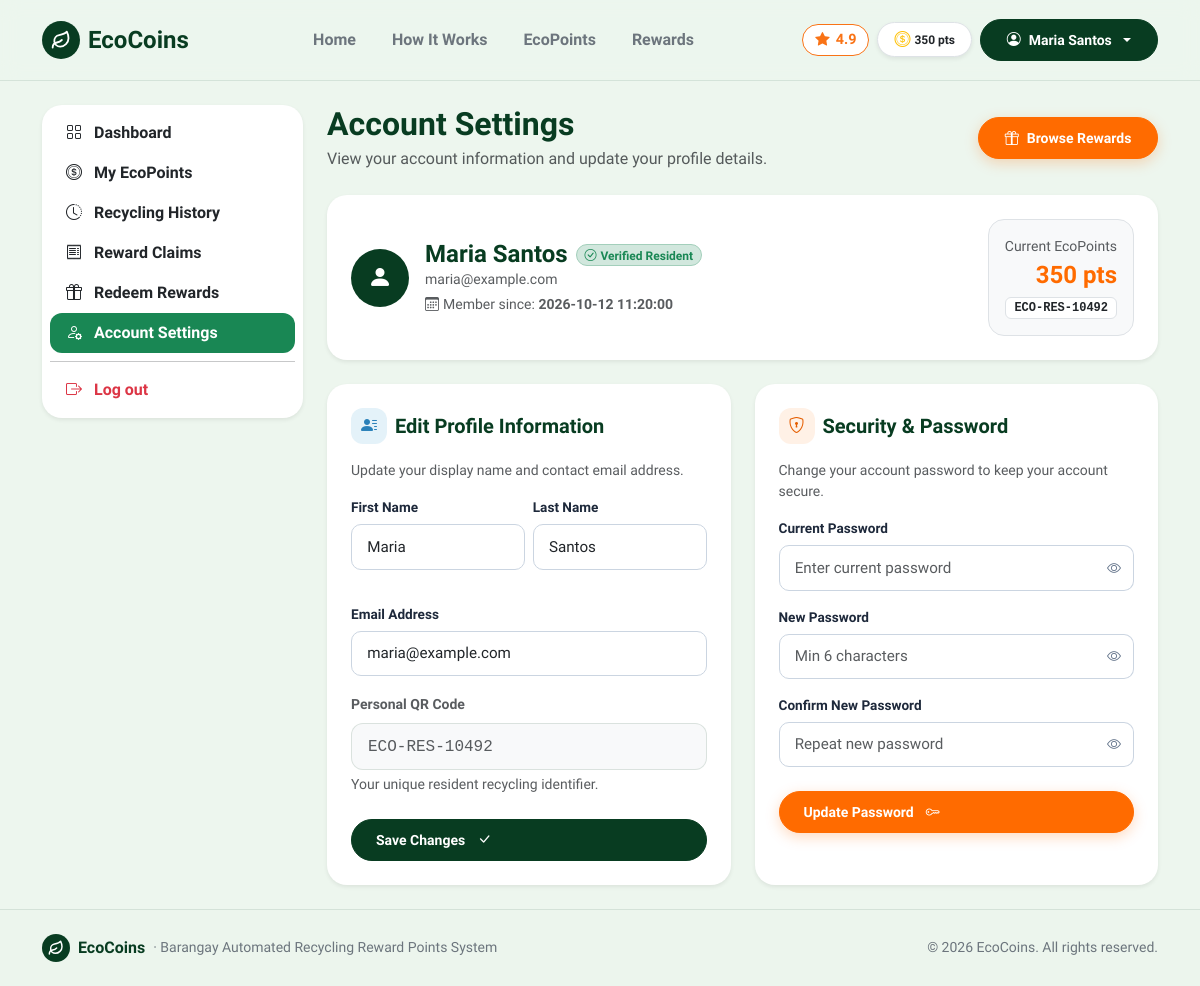
The page /account (signed in) on the database as committed earlier.
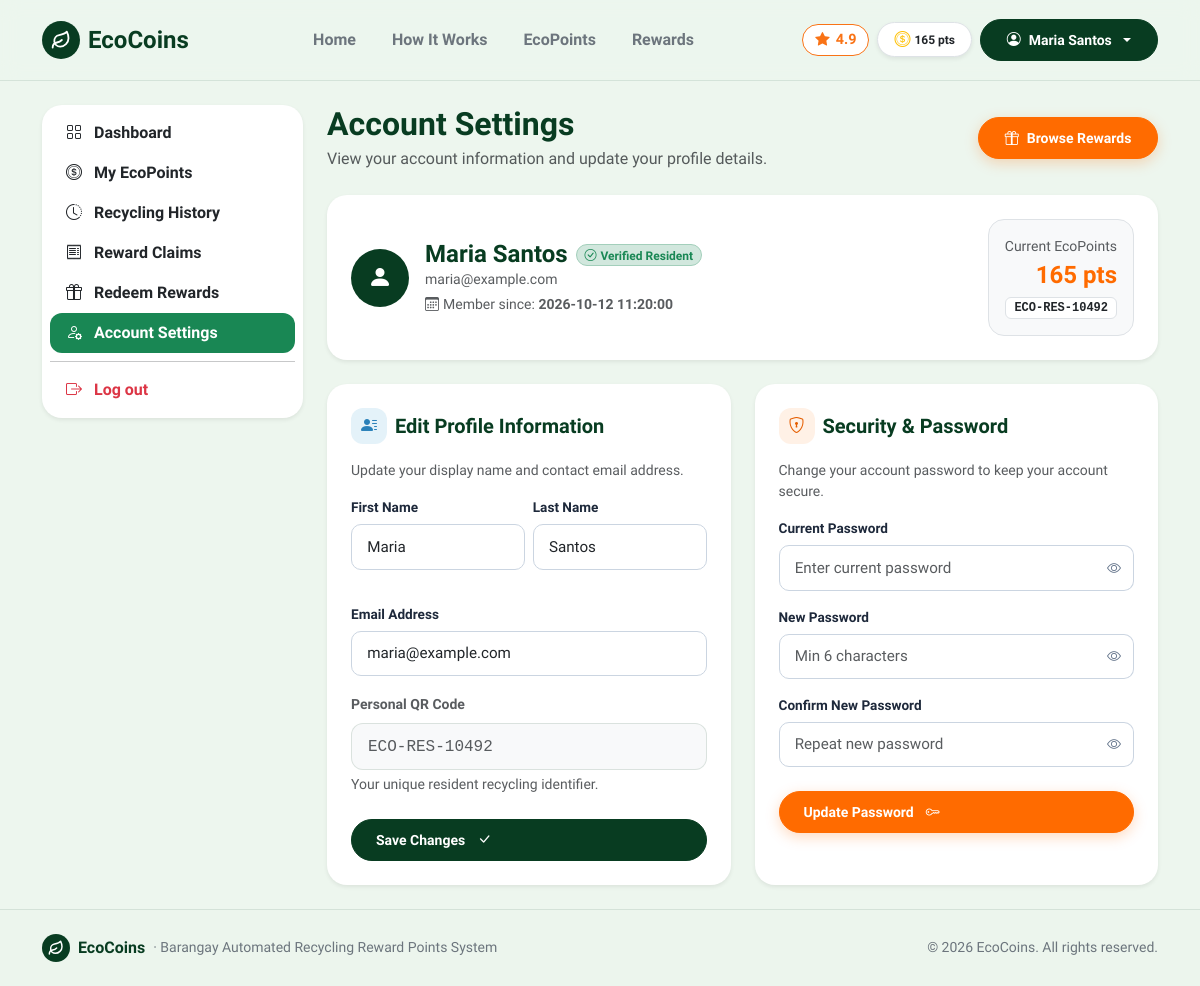
The same page on the database as committed later.
### tables this page shows
CREATE TABLE users (
    id INTEGER PRIMARY KEY AUTOINCREMENT,
    full_name TEXT NOT NULL,
    email TEXT NOT NULL UNIQUE,
    password TEXT NOT NULL,
    role TEXT DEFAULT 'resident',
    qr_code TEXT NOT NULL UNIQUE,
    points INTEGER DEFAULT 0,
    created_at TEXT
, status TEXT DEFAULT 'active', station_name TEXT DEFAULT 'Barangay Pinagkawitan, Lipa City', claim_timeout_until TEXT DEFAULT NULL, cancel_count INTEGER DEFAULT 0);

### route.py (the view, shortened to what this page needs)
    @app.route('/account', methods=['GET', 'POST'])
    def account():
        user = get_current_user()
        if not user:
            return redirect(url_for('login'))
        feedback = session.pop('feedback', None)
        feedback_type = session.pop('feedback_type', 'success')
        feedback_field = session.pop('feedback_field', None)
        return render_template(
            'account.html',
            active_page='account',
            user=user,
            feedback=feedback,
            feedback_type=feedback_type,
            feedback_field=feedback_field
        )

### app.py (called while the page is built)
@app.context_processor
def inject_user():
    return {'current_user': get_current_user()}

### db.py (called while the page is built)
def get_db():
    conn = sqlite3.connect(DB_PATH)
    conn.row_factory = sqlite3.Row
    return conn

def get_current_user():
    user_id = session.get('user_id')
    if not user_id:
        return None
    conn = get_db()
    cur = conn.cursor()
    row = cur.execute("SELECT * FROM users WHERE id = ?", (user_id,)).fetchone()
    conn.close()
    return dict(row) if row else None

### templates/account.html (shortened to what the changed rows need)
{% extends 'base.html' %}
{% block content %}
<main class="py-4">
  <div class="container">
    <div class="row g-4">
      <div class="{% if current_user.role == 'resident' %}col-lg-9{% else %}col-lg-10 mx-auto{% endif %}">
        <div class="d-flex justify-content-between align-items-center mb-4 flex-wrap gap-2">
          <div>
            <h2 class="fw-bold mb-1" style="color: var(--eco-forest);">Account Settings</h2>
          </div>
        </div>
        <div class="card border-0 shadow-sm p-4 mb-4 bg-white">
          <div class="d-flex flex-column flex-sm-row align-items-sm-center justify-content-between gap-3">
            <div class="d-flex align-items-center gap-3">
              <div>
                <div class="d-flex align-items-center gap-2 flex-wrap">
                  <h4 class="fw-bold mb-0" style="color: var(--eco-forest);">{{ current_user.full_name }}</h4>
                  {% if current_user.role == 'admin' %}
                    <span class="badge bg-danger-subtle text-danger border border-danger-subtle px-2.5 py-1 rounded-pill small fw-semibold">
                      <i class="bi bi-shield-lock me-1"></i>Administrator
                    </span>
                  {% elif current_user.role == 'staff' %}
                    <span class="badge bg-warning-subtle text-dark border border-warning-subtle px-2.5 py-1 rounded-pill small fw-semibold">
                      <i class="bi bi-person-badge me-1"></i>Staff Operator
                    </span>
                  {% else %}
                    <span class="badge bg-success-subtle text-success border border-success-subtle px-2.5 py-1 rounded-pill small fw-semibold">
                      <i class="bi bi-check-circle me-1"></i>Verified Resident
                    </span>
                  {% endif %}
                </div>
                <div class="text-muted small">{{ current_user.email }}</div>
                <div class="small text-muted mt-1">
                  <i class="bi bi-calendar3 me-1"></i>Member since: <strong>{{ current_user.created_at }}</strong>
                </div>
              </div>
            </div>
            {% if current_user.role == 'resident' %}
              <div class="text-sm-end bg-light p-3 rounded-4 border">
                <div class="text-muted small">Current EcoPoints</div>
                <div class="fs-4 fw-bold text-accent">{{ "{:,}".format(current_user.points) }} pts</div>
                <span class="badge bg-white text-dark border px-2 py-1 font-monospace small mt-1">
                  {{ current_user.qr_code }}
                </span>
              </div>
            {% elif current_user.role == 'staff' %}
              <div class="text-sm-end bg-light p-3 rounded-4 border">
                <div class="text-muted small">Staff Identifier</div>
                <div class="fw-bold font-monospace text-dark">{{ current_user.qr_code }}</div>
                <div class="small text-muted mt-1">Barangay Collection Hub</div>
              </div>
            {% endif %}
          </div>
        </div>
        <div class="row g-4">
          <div class="col-md-6">
            <div class="card border-0 shadow-sm p-4 h-100 bg-white">
              <form action="{{ url_for('account') }}" method="POST" id="updateProfileForm" novalidate>
                <div class="row g-2 mb-3">
                  <div class="col-12 col-sm-6">
                    <div class="messenger-field-group {% if feedback and feedback_type == 'danger' and feedback_field == 'first_name' %}has-error{% endif %}" id="profileFnGroup">
                      <label class="form-label" for="profileFnInput">First Name</label>
                      <input type="text" name="first_name" id="profileFnInput" class="form-control " value="{{ current_user.full_name.split(' ', 1)[0] if current_user.full_name else '' }}" autocomplete="given-name">
                    </div>
                  </div>
                  <div class="col-12 col-sm-6">
                    <div class="messenger-field-group {% if feedback and feedback_type == 'danger' and feedback_field == 'last_name' %}has-error{% endif %}" id="profileLnGroup">
                      <label class="form-label" for="profileLnInput">Last Name</label>
                      <input type="text" name="last_name" id="profileLnInput" class="form-control " value="{{ current_user.full_name.split(' ', 1)[1] if current_user.full_name and ' ' in current_user.full_name else '' }}" autocomplete="family-name">
                    </div>
                  </div>
                </div>
                <div class="messenger-field-group mb-3 {% if feedback and feedback_type == 'danger' and feedback_field == 'email' %}has-error{% endif %}" id="profileEmailGroup">
                  <label class="form-label" for="profileEmailInput">Email Address</label>
                  <input type="email" name="email" id="profileEmailInput" class="form-control " value="{{ current_user.email }}" autocomplete="email">
                </div>
                {% if current_user.role == 'resident' %}
                  <div class="mb-3">
                    <label class="form-label small fw-semibold text-muted">Personal QR Code</label>
                    <input type="text" class="form-control bg-light font-monospace text-muted" value="{{ current_user.qr_code }}" readonly>
                    <div class="form-text small">Your unique resident recycling identifier.</div>
                  </div>
                {% endif %}
              </form>
            </div>
          </div>
        </div>
      </div>
    </div>
  </div>
</main>
{% endblock %}

### templates/base.html (shortened to what the changed rows need)
<!doctype html>
<html lang="en">
<head>
  <link href="https://cdn.jsdelivr.net/npm/bootstrap@5.3.3/dist/css/bootstrap.min.css" rel="stylesheet">
  <link rel="stylesheet" href="https://cdn.jsdelivr.net/npm/bootstrap-icons@1.11.3/font/bootstrap-icons.min.css">
  <link rel="stylesheet" href="{{ url_for('static', filename='css/style.css') }}">
</head>
<body class="d-flex flex-column min-vh-100">
<nav class="navbar navbar-expand-lg py-3 sticky-top" style="background-color: rgba(237, 246, 238, 0.95); backdrop-filter: blur(10px); border-bottom: 1px solid var(--eco-border);">
  <div class="container">
    <div class="collapse navbar-collapse" id="mainNav">
      <div class="d-flex align-items-center gap-2">
        {% if current_user %}
          {% if current_user.role == 'resident' %}
            <span class="badge bg-white text-dark border px-3 py-2 rounded-pill fw-bold shadow-sm d-none d-sm-inline-flex align-items-center gap-1">
              <i class="bi bi-coin text-warning fs-6"></i>
              <span>{{ "{:,}".format(current_user.points) }} pts</span>
            </span>
          {% endif %}
          <div class="dropdown">
            <button class="btn btn-forest dropdown-toggle d-flex align-items-center gap-2 btn-pill" type="button" data-bs-toggle="dropdown">
              <i class="bi bi-person-circle"></i>
              <span>{{ current_user.full_name }}</span>
            </button>
          </div>
        {% else %}
          <a href="{{ url_for('login') }}" class="btn btn-outline-success px-3 btn-pill">Login</a>
          <a href="{{ url_for('register') }}" class="btn btn-accent px-4 btn-pill">
            <span>Join Free</span>
            <i class="bi bi-arrow-right"></i>
          </a>
        {% endif %}
      </div>
    </div>
  </div>
</nav>
{% block content %}{% endblock %}
</body>
</html>

Rows that differ between the two databases and show on the page:
changed users "Maria Santos": points "350" → "165"
